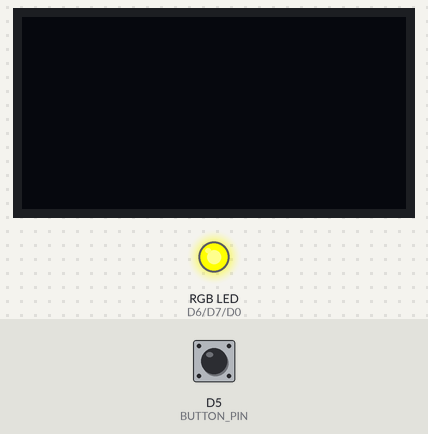
Bench run of a sketch on a simulated ESP8266 (NodeMCU). Shown: 128×64 one-colour display, an RGB LED mixed from three pins (HIGH = lit). The test bench sets the inputs (shaded band); at power-on: D5 (BUTTON_PIN) HIGH. WiFi joins after 1.5 s; servers stay silent unless stated; a WiFi scan finds three made-up networks; uploads are accepted with an empty reply; what the sketch prints to the serial monitor is not drawn.

Above: at 2.7 s.
2.8 s: D5 (BUTTON_PIN) pulled LOW for 1 s
At 4.8 s:
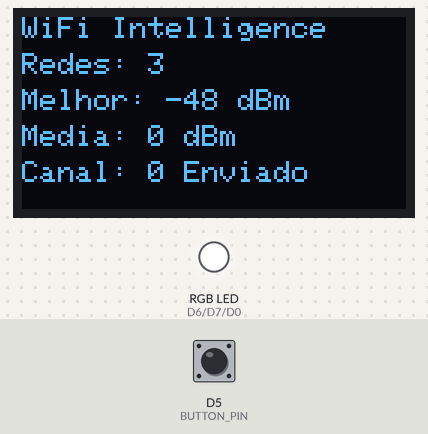
At 13.0 s:
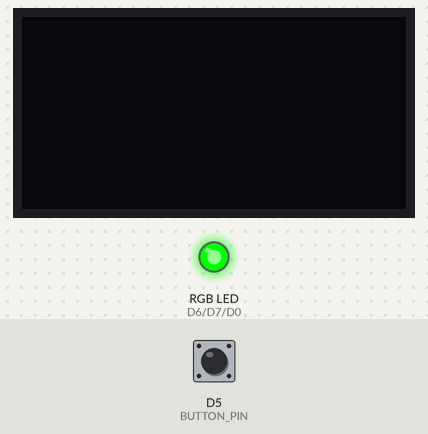
Timing chart, 0 to 13.3 s (numbered marks = the images above; inputs shaded):
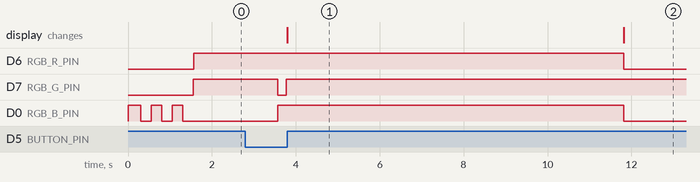

Measured:
- after the input at 2.8 s, D7 (RGB_G_PIN): goes on until 3.8 s, then stays HIGH; the display: changes after 1.0 s (image 1)

The sketch:

wifiscopledrgb.ino
```cpp
#include <ESP8266WiFi.h>
#include <ESP8266HTTPClient.h>
#include <WiFiClientSecureBearSSL.h>

#include <Wire.h>
#include <Adafruit_GFX.h>
#include <Adafruit_SSD1306.h>

// ======================
// WIFI
// ======================

const char* ssid = "RENAN";
const char* password = "renan456";

// ======================
// GOOGLE SHEETS
// ======================

String scriptURL = "https://script.google.com/macros/s/AKfycbzHfi1FhzYe7oamuLUrziR-TO7YTYwP6QxJ9vm68A9lgi7QfmgjsJggVKZtopCwKa9A3w/exec";

// ======================
// OLED
// ======================

#define SCREEN_WIDTH 128
#define SCREEN_HEIGHT 64

Adafruit_SSD1306 display(
  SCREEN_WIDTH,
  SCREEN_HEIGHT,
  &Wire,
  -1
);

// ======================
// BOTAO
// ======================

#define BUTTON_PIN D5

// ======================
// LED RGB
// ======================

#define RGB_R_PIN D6
#define RGB_G_PIN D7
#define RGB_B_PIN D0

// Se as cores ficarem invertidas, troque para true
bool COMMON_ANODE = false;

// ======================
// DADOS DO ULTIMO SCAN
// ======================

int lastNetworks = 0;
int lastBestRSSI = -100;
int lastWorstRSSI = 0;
int lastAverageRSSI = 0;
int lastBusyChannel = 0;
String lastStrongestSSID = "";
String lastStatus = "Aguardando";

unsigned long lastButtonPress = 0;

// ======================
// FUNCOES LED RGB
// ======================

void rgbWrite(bool r, bool g, bool b) {

  if (COMMON_ANODE) {
    r = !r;
    g = !g;
    b = !b;
  }

  digitalWrite(RGB_R_PIN, r ? HIGH : LOW);
  digitalWrite(RGB_G_PIN, g ? HIGH : LOW);
  digitalWrite(RGB_B_PIN, b ? HIGH : LOW);
}

void rgbOff() {
  rgbWrite(false, false, false);
}

void rgbBlue() {
  rgbWrite(false, false, true);
}

void rgbGreen() {
  rgbWrite(false, true, false);
}

void rgbYellow() {
  rgbWrite(true, true, false);
}

void rgbPurple() {
  rgbWrite(true, false, true);
}

void rgbRed() {
  rgbWrite(true, false, false);
}

void rgbWhite() {
  rgbWrite(true, true, true);
}

void blinkBlue() {

  rgbBlue();
  delay(250);

  rgbOff();
  delay(250);
}

// ======================
// FUNCOES GERAIS
// ======================

String getEncryptionType(int type) {

  if (type == ENC_TYPE_NONE) {
    return "OPEN";
  }

  return "SECURED";
}

String urlEncode(String str) {

  String encoded = "";
  char c;
  char code0;
  char code1;

  for (int i = 0; i < str.length(); i++) {

    c = str.charAt(i);

    if (isalnum(c)) {

      encoded += c;

    } else {

      code1 = (c & 0xf) + '0';

      if ((c & 0xf) > 9) {
        code1 = (c & 0xf) - 10 + 'A';
      }

      c = (c >> 4) & 0xf;

      code0 = c + '0';

      if (c > 9) {
        code0 = c - 10 + 'A';
      }

      encoded += '%';
      encoded += code0;
      encoded += code1;
    }
  }

  return encoded;
}

void showOLED() {

  rgbWhite();

  display.ssd1306_command(SSD1306_DISPLAYON);

  display.clearDisplay();

  display.setTextColor(WHITE);
  display.setTextSize(1);

  display.setCursor(0, 0);
  display.println("WiFi Intelligence");

  display.setCursor(0, 12);
  display.print("Redes: ");
  display.println(lastNetworks);

  display.setCursor(0, 24);
  display.print("Melhor: ");
  display.print(lastBestRSSI);
  display.println(" dBm");

  display.setCursor(0, 36);
  display.print("Media: ");
  display.print(lastAverageRSSI);
  display.println(" dBm");

  display.setCursor(0, 48);
  display.print("Canal: ");
  display.print(lastBusyChannel);
  display.print(" ");
  display.println(lastStatus);

  display.display();

  delay(8000);

  display.clearDisplay();
  display.display();

  display.ssd1306_command(SSD1306_DISPLAYOFF);

  if (lastStatus == "Enviado" || lastStatus == "WiFi OK") {
    rgbGreen();
  } else if (lastStatus == "Erro HTTP" || lastStatus == "Erro HTTPS") {
    rgbRed();
  } else {
    rgbGreen();
  }
}

void checkButton() {

  if (digitalRead(BUTTON_PIN) == LOW) {

    if (millis() - lastButtonPress > 800) {

      lastButtonPress = millis();

      showOLED();
    }
  }
}

void setup() {

  Serial.begin(115200);

  pinMode(BUTTON_PIN, INPUT_PULLUP);

  pinMode(RGB_R_PIN, OUTPUT);
  pinMode(RGB_G_PIN, OUTPUT);
  pinMode(RGB_B_PIN, OUTPUT);

  rgbBlue();

  Wire.begin(D2, D1);

  if (!display.begin(SSD1306_SWITCHCAPVCC, 0x3C)) {

    Serial.println("Falha ao iniciar OLED");

    rgbRed();

    while (true);
  }

  display.clearDisplay();
  display.display();
  display.ssd1306_command(SSD1306_DISPLAYOFF);

  WiFi.mode(WIFI_STA);

  WiFi.begin(ssid, password);

  Serial.println();
  Serial.println("Conectando ao WiFi...");

  while (WiFi.status() != WL_CONNECTED) {

    blinkBlue();

    Serial.print(".");
  }

  Serial.println();
  Serial.println("WiFi conectado!");
  Serial.print("IP do ESP: ");
  Serial.println(WiFi.localIP());

  lastStatus = "WiFi OK";

  rgbGreen();
}

void loop() {

  checkButton();

  Serial.println();
  Serial.println("================================");
  Serial.println("NOVO SCAN WIFI");
  Serial.println("================================");

  rgbYellow();

  int n = WiFi.scanNetworks();

  lastNetworks = n;

  int somaRSSI = 0;
  int canalCount[14] = {0};

  lastBestRSSI = -100;
  lastWorstRSSI = 0;
  lastStrongestSSID = "";

  Serial.print("Redes encontradas: ");
  Serial.println(n);

  for (int i = 0; i < n; i++) {

    String ssidFound = WiFi.SSID(i);
    String bssid = WiFi.BSSIDstr(i);
    int rssi = WiFi.RSSI(i);
    int channel = WiFi.channel(i);
    String encryption = getEncryptionType(WiFi.encryptionType(i));

    somaRSSI += rssi;

    if (rssi > lastBestRSSI) {
      lastBestRSSI = rssi;
      lastStrongestSSID = ssidFound;
    }

    if (rssi < lastWorstRSSI) {
      lastWorstRSSI = rssi;
    }

    if (channel >= 1 && channel <= 13) {
      canalCount[channel]++;
    }

    Serial.println();
    Serial.print("SSID: ");
    Serial.println(ssidFound);

    Serial.print("BSSID: ");
    Serial.println(bssid);

    Serial.print("RSSI: ");
    Serial.println(rssi);

    Serial.print("Canal: ");
    Serial.println(channel);

    Serial.print("Criptografia: ");
    Serial.println(encryption);

    String url =
      scriptURL
      + "?ssid=" + urlEncode(ssidFound)
      + "&bssid=" + urlEncode(bssid)
      + "&rssi=" + String(rssi)
      + "&channel=" + String(channel)
      + "&encryption=" + urlEncode(encryption);

    std::unique_ptr<BearSSL::WiFiClientSecure> client(
      new BearSSL::WiFiClientSecure
    );

    client->setInsecure();

    HTTPClient https;

    Serial.println("Enviando para Google Sheets...");

    rgbPurple();

    if (https.begin(*client, url)) {

      int httpCode = https.GET();

      Serial.print("HTTP Code: ");
      Serial.println(httpCode);

      if (httpCode == 200 || httpCode == 302) {

        lastStatus = "Enviado";

        rgbGreen();

      } else {

        lastStatus = "Erro HTTP";

        rgbRed();
      }

      https.end();

    } else {

      Serial.println("Falha HTTPS");

      lastStatus = "Erro HTTPS";

      rgbRed();
    }

    checkButton();

    delay(1500);

    if (lastStatus == "Enviado") {
      rgbPurple();
    }
  }

  if (n > 0) {
    lastAverageRSSI = somaRSSI / n;
  } else {
    lastAverageRSSI = 0;
  }

  int maiorCongestionamento = 0;
  lastBusyChannel = 0;

  for (int ch = 1; ch <= 13; ch++) {

    if (canalCount[ch] > maiorCongestionamento) {

      maiorCongestionamento = canalCount[ch];
      lastBusyChannel = ch;
    }
  }

  Serial.println();
  Serial.println("========== RESUMO ==========");
  Serial.print("Redes: ");
  Serial.println(lastNetworks);

  Serial.print("Melhor RSSI: ");
  Serial.println(lastBestRSSI);

  Serial.print("RSSI medio: ");
  Serial.println(lastAverageRSSI);

  Serial.print("Canal mais usado: ");
  Serial.println(lastBusyChannel);

  Serial.print("Rede mais forte: ");
  Serial.println(lastStrongestSSID);

  Serial.print("Status: ");
  Serial.println(lastStatus);

  Serial.println();
  Serial.println("Aguardando 5 minutos...");

  if (lastStatus == "Enviado" || lastStatus == "WiFi OK") {
    rgbGreen();
  } else {
    rgbRed();
  }

  unsigned long startWait = millis();

  while (millis() - startWait < 300000) {

    checkButton();

    delay(100);
  }
}
```
